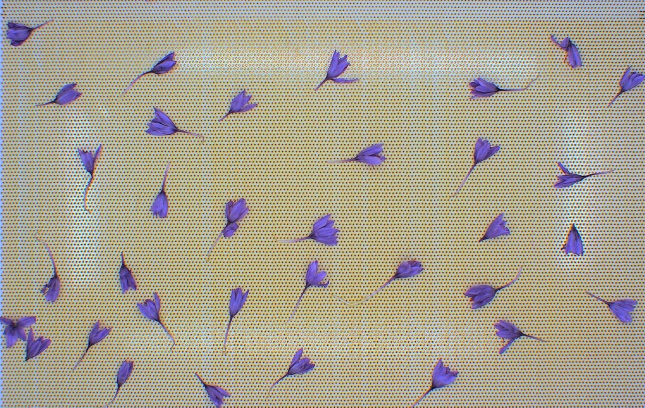
#> input picture Homeworks/HW5/Images/img_01.jpg, 1290 x 815 px, found by its file name (shown at 1/2 size)
$ jupyter execute Q1.ipynb   (older library calls are emulated)
#> lines starting #> are read from the running program, lines starting #| are printed output that depends on the picture; after the words box and inside, x2 and y2 are one past the last pixel; in counts of white or black regions, pixels touching at a corner belong together
[cell 1]
import cv2
import os
from turtle import ontimer
from scipy import fftpack
import numpy as np
import matplotlib.pyplot as plt

Part 1-A

[cell 2]
# read original image
path = r'E:\University\Term7\FCV\Homeworks\HW5\Images'
original_image = cv2.imread(os.path.join(path,"img_01.jpg"),0)
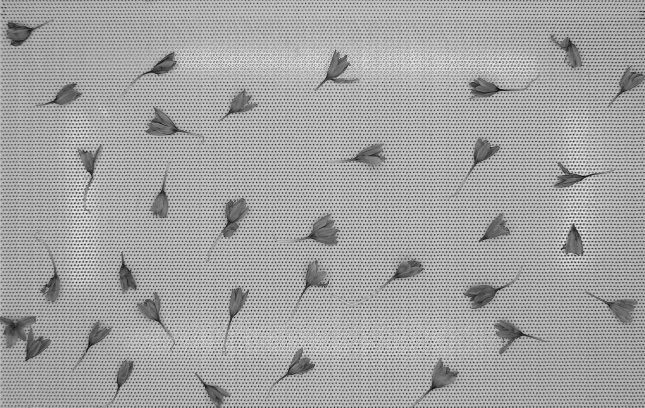
#> original_image: shape (815, 1290) (shown at 1/2 size); min 0, max 255, mean 163.2
w, h = original_image.shape[0] , original_image.shape[1]
#> w = 815; h = 1290
plt.imshow(original_image, cmap='gray')
plt.show()
# apply 2D fourier transform
fourier_transform = np.fft.fft2(original_image)
plt.imshow(np.log(1+np.abs(fourier_transform)), cmap='gray')
plt.show()
# set zero the noisy points
k = 0.1
fourier_transform[int(w*k):int(w*(1-k))] = 0
fourier_transform[:,int(h*k):int(h*(1-k))] = 0
plt.imshow(np.log(1+np.abs(fourier_transform)), cmap='gray')
plt.show()
# apply ifft2 for 2D fourier transform
ifft2_image = np.real(np.fft.ifft2(fourier_transform))
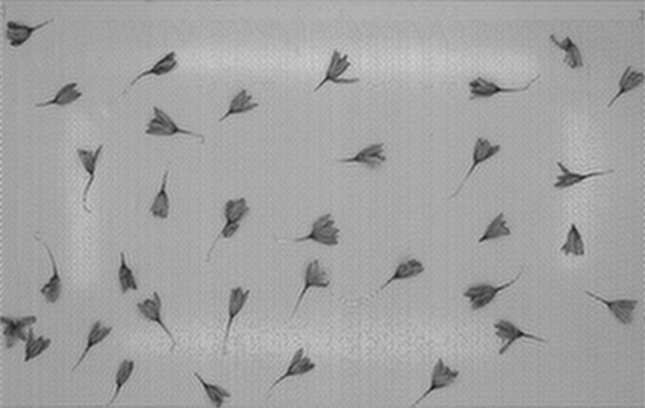
#> ifft2_image: shape (815, 1290) float64 (shown at 1/2 size); min 15.73, max 209, mean 163.2
plt.imshow(ifft2_image, cmap='gray')
plt.show()

Part 1-B

[cell 3]
ifft2_image_copy = np.uint8(ifft2_image)
canny_image = cv2.Canny(ifft2_image_copy, 50, 100);
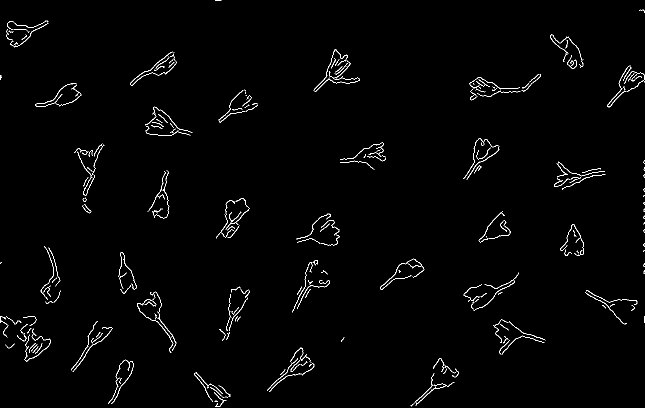
#> canny_image: shape (815, 1290) (shown at 1/2 size); 1.3% white in thin lines or dots
plt.imshow(canny_image, cmap='gray')
plt.show()

Part 1-C

[cell 4]
g_y = cv2.Sobel(src=canny_image, ddepth=cv2.CV_64F, dx=0, dy=1)
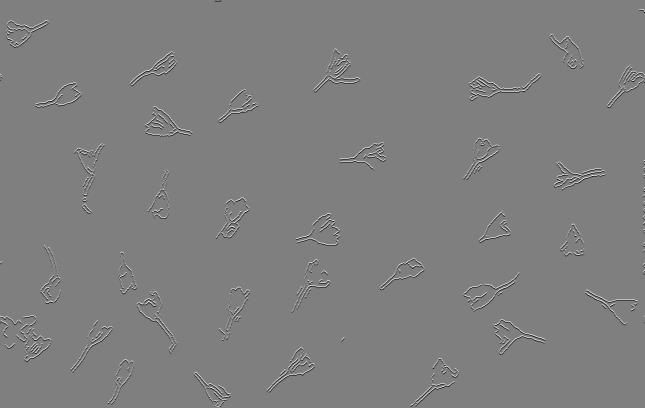
#> g_y: shape (815, 1290) float64 (shown at 1/2 size); min -1020, max 1020, mean 0; drawn with min black and max white
#print(g_y)
g_x = cv2.Sobel(src=canny_image, ddepth=cv2.CV_64F, dx=1, dy=0)
#print(g_x)
arctan2_image = np.arctan2(g_x,g_y)
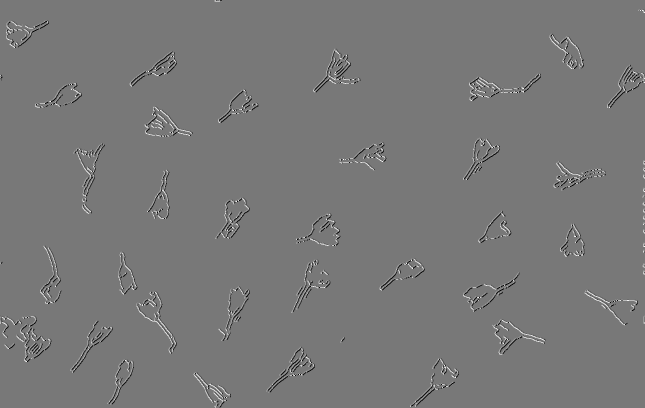
#> arctan2_image: shape (815, 1290) float64 (shown at 1/2 size); min -2.82, max 3.14, mean -0.00158; drawn with min black and max white
arctan2_image

Part 2

[cell 5]
array = np.zeros((32,32),dtype=int)
array[31][2] = 1

fig, (ax1, ax2, ax3) = plt.subplots(nrows=1, ncols=3, figsize=(14, 14), sharex=True, sharey=True)
for aa in (ax1, ax2, ax3):
    aa.set_axis_off()
ax1.imshow(abs(array), cmap='gray')
ax1.set_title('Original image')
ax2.imshow(abs(np.fft.fftshift(np.fft.fft2(array))), cmap='gray')
ax2.set_title('Frequency spectrum')
ax3.imshow(np.real(np.fft.fftshift(np.fft.fft2(array))), cmap='gray')
ax3.set_title('Real part')

array[31][2] = 0
array[31][3] = 1
fig, (ax1, ax2, ax3) = plt.subplots(nrows=1, ncols=3, figsize=(14, 14), sharex=True, sharey=True)
for aa in (ax1, ax2, ax3):
    aa.set_axis_off()
ax1.imshow(abs(array), cmap='gray')
ax1.set_title('Shifted image')
ax2.imshow(abs(np.fft.fftshift(np.fft.fft2(array))), cmap='gray')
ax2.set_title('Frequency spectrum')
ax3.imshow(np.real(np.fft.fftshift(np.fft.fft2(array))), cmap='gray')
ax3.set_title('Real part')
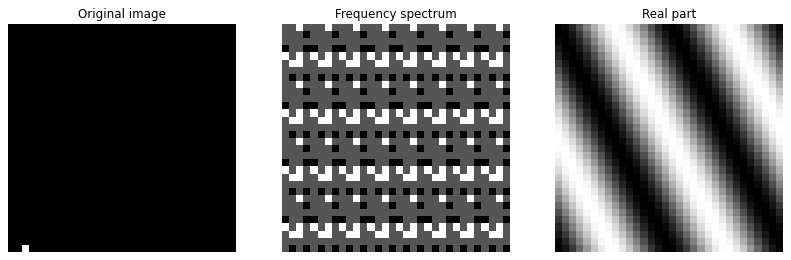
#> figure drawn by matplotlib, 3 panels
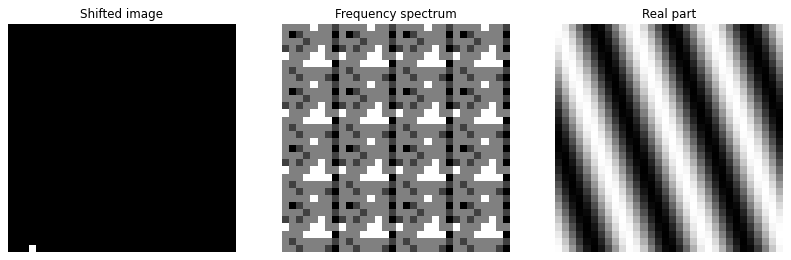
#> figure drawn by matplotlib, 3 panels

Part 3

[cell 6]
vertical_matrix = np.zeros((5, 5))
for i in range(5):
    vertical_matrix[i, 0] = 1
sobely = cv2.Sobel(src=vertical_matrix, ddepth=cv2.CV_64F, dx=0, dy=1, ksize=3)
print(sobely)
sobelx = cv2.Sobel(src=vertical_matrix, ddepth=cv2.CV_64F, dx=1, dy=0, ksize=3)
print(sobelx)

Part 4

[cell 7]
path = r'E:\University\Term7\FCV\Homeworks\HW5\Images'
img = cv2.imread(os.path.join(path,"img_02.jpg"),0)
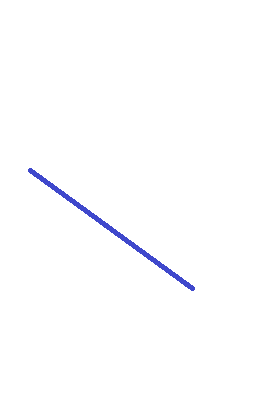
#> input picture Homeworks/HW5/Images/img_02.jpg, 269 x 412 px, found by its file name
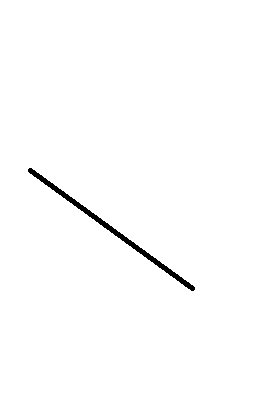
#> img: shape (412, 269); values 98 (black) and 255 (white), 99.1% white; 1 black region, box (x1, y1, x2, y2) and area: (28, 168, 195, 291) 1025
edges = cv2.Canny(img,400,800)
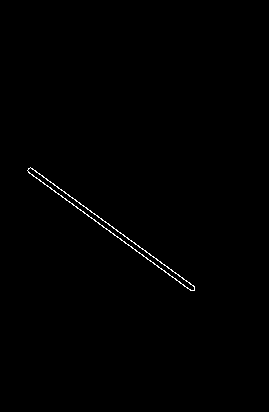
#> edges: shape (412, 269); 0.44% white in thin lines or dots, all inside (x1, y1, x2, y2) = (27, 167, 195, 291)
lines = cv2.HoughLinesP(edges,1,np.pi/180,100)
#> lines = [[30, 167, 194, 286], [28, 172, 191, 290]]
x0 = (lines[0, 0, 0] + lines[1, 0, 0]) / 2
#> x0 = 29
y0 = (lines[0, 0, 1] + lines[1, 0, 1]) / 2
#> y0 = 169.5
x1 = (lines[0, 0, 2] + lines[1, 0, 2]) / 2
#> x1 = 192.5
y1 = (lines[0, 0, 3] + lines[1, 0, 3]) / 2
#> y1 = 288
m = (y0 - y1) / (x0 - x1)
#> m = 0.725
c = y0 - m * x0
#> c = 148.5
print(f"y = {m:.2f}x + {c:.2f}")
#| y = 0.72x + 148.48
